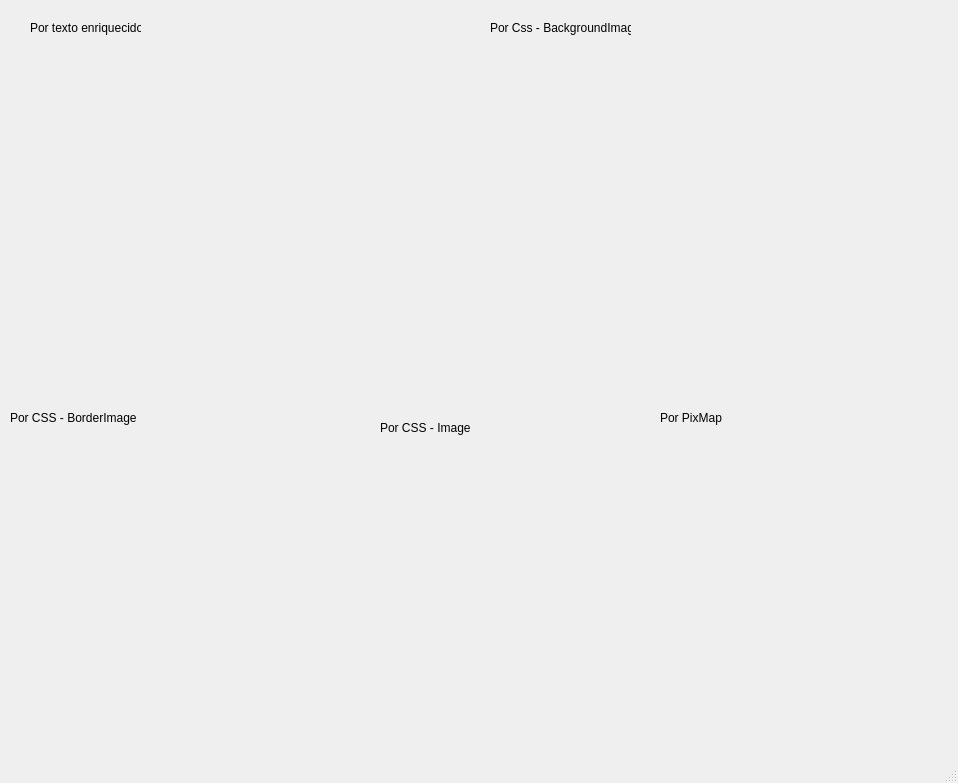
<?xml version="1.0" encoding="UTF-8"?>
<ui version="4.0">
 <class>MainWindow</class>
 <widget class="QMainWindow" name="MainWindow">
  <property name="geometry">
   <rect>
    <x>0</x>
    <y>0</y>
    <width>958</width>
    <height>783</height>
   </rect>
  </property>
  <property name="windowTitle">
   <string>MainWindow</string>
  </property>
  <widget class="QWidget" name="centralwidget">
   <widget class="QLabel" name="label">
    <property name="geometry">
     <rect>
      <x>30</x>
      <y>20</y>
      <width>111</width>
      <height>16</height>
     </rect>
    </property>
    <property name="text">
     <string>Por texto enriquecido</string>
    </property>
   </widget>
   <widget class="QLabel" name="label_2">
    <property name="geometry">
     <rect>
      <x>0</x>
      <y>100</y>
      <width>421</width>
      <height>261</height>
     </rect>
    </property>
    <property name="text">
     <string>&lt;html&gt;&lt;head/&gt;&lt;body&gt;&lt;p&gt;&lt;img src=&quot;:/prefijoNuevo/Capturadepantalla2023-01-06.png&quot;/&gt;&lt;/p&gt;&lt;/body&gt;&lt;/html&gt;</string>
    </property>
   </widget>
   <widget class="QLabel" name="label_3">
    <property name="geometry">
     <rect>
      <x>0</x>
      <y>450</y>
      <width>311</width>
      <height>191</height>
     </rect>
    </property>
    <property name="styleSheet">
     <string notr="true">border-image: url(:/prefijoNuevo/Capturadepantalla(6).png);</string>
    </property>
    <property name="text">
     <string>&lt;html&gt;&lt;head/&gt;&lt;body&gt;&lt;p&gt;&lt;br/&gt;&lt;/p&gt;&lt;/body&gt;&lt;/html&gt;</string>
    </property>
   </widget>
   <widget class="QLabel" name="label_4">
    <property name="geometry">
     <rect>
      <x>470</x>
      <y>100</y>
      <width>351</width>
      <height>261</height>
     </rect>
    </property>
    <property name="styleSheet">
     <string notr="true">background-image: url(:/prefijoNuevo/Capturadepantalla(4).png);</string>
    </property>
    <property name="text">
     <string>&lt;html&gt;&lt;head/&gt;&lt;body&gt;&lt;p&gt;&lt;br/&gt;&lt;/p&gt;&lt;/body&gt;&lt;/html&gt;</string>
    </property>
   </widget>
   <widget class="QLabel" name="label_5">
    <property name="geometry">
     <rect>
      <x>330</x>
      <y>450</y>
      <width>261</width>
      <height>211</height>
     </rect>
    </property>
    <property name="styleSheet">
     <string notr="true">image: url(:/prefijoNuevo/Capturadepantalla(17).png);</string>
    </property>
    <property name="text">
     <string>&lt;html&gt;&lt;head/&gt;&lt;body&gt;&lt;p&gt;&lt;br/&gt;&lt;/p&gt;&lt;/body&gt;&lt;/html&gt;</string>
    </property>
   </widget>
   <widget class="QLabel" name="label_6">
    <property name="geometry">
     <rect>
      <x>490</x>
      <y>20</y>
      <width>141</width>
      <height>16</height>
     </rect>
    </property>
    <property name="text">
     <string>Por Css - BackgroundImage</string>
    </property>
   </widget>
   <widget class="QLabel" name="label_7">
    <property name="geometry">
     <rect>
      <x>10</x>
      <y>410</y>
      <width>141</width>
      <height>16</height>
     </rect>
    </property>
    <property name="text">
     <string>Por CSS - BorderImage</string>
    </property>
   </widget>
   <widget class="QLabel" name="label_8">
    <property name="geometry">
     <rect>
      <x>380</x>
      <y>420</y>
      <width>141</width>
      <height>16</height>
     </rect>
    </property>
    <property name="text">
     <string>Por CSS - Image</string>
    </property>
   </widget>
   <widget class="QLabel" name="label_9">
    <property name="geometry">
     <rect>
      <x>630</x>
      <y>460</y>
      <width>311</width>
      <height>191</height>
     </rect>
    </property>
    <property name="text">
     <string/>
    </property>
    <property name="pixmap">
     <pixmap resource="recursos.qrc">:/prefijoNuevo/Capturadepantalla(16).png</pixmap>
    </property>
    <property name="scaledContents">
     <bool>true</bool>
    </property>
   </widget>
   <widget class="QLabel" name="label_10">
    <property name="geometry">
     <rect>
      <x>660</x>
      <y>410</y>
      <width>141</width>
      <height>16</height>
     </rect>
    </property>
    <property name="text">
     <string>Por PixMap</string>
    </property>
   </widget>
  </widget>
  <widget class="QMenuBar" name="menubar">
   <property name="geometry">
    <rect>
     <x>0</x>
     <y>0</y>
     <width>958</width>
     <height>21</height>
    </rect>
   </property>
  </widget>
  <widget class="QStatusBar" name="statusbar"/>
 </widget>
 <resources>
  <include location="recursos.qrc"/>
 </resources>
 <connections/>
</ui>
